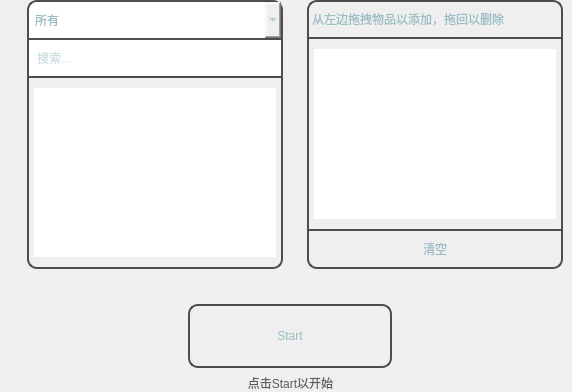
                      <widget class="QWidget" name="killerListArea" native="true">
                       <property name="styleSheet">
                        <string notr="true"/>
                       </property>
                       <layout class="QVBoxLayout" name="verticalLayout_5">
                        <property name="leftMargin">
                         <number>9</number>
                        </property>
                        <property name="topMargin">
                         <number>0</number>
                        </property>
                        <property name="rightMargin">
                         <number>0</number>
                        </property>
                        <property name="bottomMargin">
                         <number>0</number>
                        </property>
                        <item>
                         <widget class="QWidget" name="mainChooseFrame" native="true">
                          <property name="sizePolicy">
                           <sizepolicy hsizetype="Preferred" vsizetype="Preferred">
                            <horstretch>0</horstretch>
                            <verstretch>0</verstretch>
                           </sizepolicy>
                          </property>
                          <layout class="QHBoxLayout" name="horizontalLayout_7">
                           <property name="topMargin">
                            <number>0</number>
                           </property>
                           <property name="rightMargin">
                            <number>0</number>
                           </property>
                           <item>
                            <widget class="QWidget" name="chooseSearchFrame" native="true">
                             <property name="sizePolicy">
                              <sizepolicy hsizetype="Fixed" vsizetype="Preferred">
                               <horstretch>0</horstretch>
                               <verstretch>0</verstretch>
                              </sizepolicy>
                             </property>
                             <property name="minimumSize">
                              <size>
                               <width>274</width>
                               <height>0</height>
                              </size>
                             </property>
                             <property name="maximumSize">
                              <size>
                               <width>274</width>
                               <height>16777215</height>
                              </size>
                             </property>
                             <property name="styleSheet">
                              <string notr="true">QWidget#chooseSearchFrame {
	width: 277;
}</string>
                             </property>
                             <layout class="QVBoxLayout" name="verticalLayout_7">
                              <property name="spacing">
                               <number>0</number>
                              </property>
                              <property name="topMargin">
                               <number>0</number>
                              </property>
                              <property name="bottomMargin">
                               <number>0</number>
                              </property>
                              <item>
                               <widget class="QComboBox" name="killerTargetType">
                                <property name="autoFillBackground">
                                 <bool>false</bool>
                                </property>
                                <property name="styleSheet">
                                 <string notr="true">QComboBox{
	height: 36px;
	color: #99bdc3;
	font: 21px &quot;微软雅黑&quot;;
	border: 2px solid #4d4d4d;
	border-bottom: 1px solid #4d4d4d;
	border-top-left-radius: 10px;  /* 左上角 */
	border-top-right-radius: 10px;  /* 右上角 */
	border-bottom-right-radius: 0px;  /* 右下角 */
	border-bottom-left-radius: 0px;  /* 左下角 */
	margin-top: 0px;
	margin-bottom: 0px;
	padding-left: 6px;
}
QComboBox:hover{
	border: 2px solid #8a8a8a;
}

QComboBox::drop-down{
	border-image: url(:/icon/icon_resources/下拉箭头.svg);
	width: 22px;
	height: 22px;
	margin-top: 9px;
	margin-right: 10px;
}

QComboBox QAbstractItemView{
	border: 2px solid #8a8a8a;
	border-top: 1px solid #8a8a8a;
	border-top-left-radius: 0px;  /* 左上角 */
	border-top-right-radius: 0px;  /* 右上角 */
	border-bottom-right-radius: 10px;  /* 右下角 */
	border-bottom-left-radius: 10px;  /* 左下角 */
	outline: none;
	color: #cccccc;
	font: 21px &quot;微软雅黑&quot;;
	background: #272626;
	padding: 12px 6px 12px 6px;
}

QComboBox QAbstractItemView::item{
	border: none;
	outline: none;
	height: 36px;
	border-radius: 10px;
	background: #272626;
}
QComboBox QAbstractItemView::item:selected{
	border-radius: 10px;
	background: #313131;
}
QComboBox QAbstractItemView::item:hover{
	border-radius: 10px;
	background: #4D4D4D;
}</string>
                                </property>
                                <property name="frame">
                                 <bool>true</bool>
                                </property>
                                <item>
                                 <property name="text">
                                  <string>所有</string>
                                 </property>
                                </item>
                                <item>
                                 <property name="text">
                                  <string>祭品</string>
                                 </property>
                                </item>
                                <item>
                                 <property name="text">
                                  <string>配件</string>
                                 </property>
                                </item>
                               </widget>
                              </item>
                              <item>
                               <widget class="QLineEdit" name="searchKillerItem">
                                <property name="sizePolicy">
                                 <sizepolicy hsizetype="Preferred" vsizetype="Fixed">
                                  <horstretch>0</horstretch>
                                  <verstretch>0</verstretch>
                                 </sizepolicy>
                                </property>
                                <property name="styleSheet">
                                 <string notr="true">QLineEdit {
	height: 36px;
	margin-bottom: 0px;
	border: 2px solid #4d4d4d;
	border-top: 1px solid #4d4d4d;
	border-bottom: 1px solid #4d4d4d;
	color: #99bdc3;
	font: 21px &quot;微软雅黑&quot;;
	padding-left: 6px;
	padding-right: 6px;
}

QLineEdit:hover {
	border-color: #8a8a8a
}</string>
                                </property>
                                <property name="inputMask">
                                 <string/>
                                </property>
                                <property name="text">
                                 <string/>
                                </property>
                                <property name="placeholderText">
                                 <string>搜索...</string>
                                </property>
                               </widget>
                              </item>
                              <item>
                               <widget class="QListWidget" name="killerChooseList">
                                <property name="sizePolicy">
                                 <sizepolicy hsizetype="Preferred" vsizetype="Expanding">
                                  <horstretch>0</horstretch>
                                  <verstretch>0</verstretch>
                                 </sizepolicy>
                                </property>
                                <property name="styleSheet">
                                 <string notr="true">QListWidget{
	border: 2px solid #4d4d4d;
	border-top: 1px solid #4d4d4d;
	border-top-left-radius: 0px;  /* 左上角 */
	border-top-right-radius: 0px;  /* 右上角 */
	border-bottom-right-radius: 10px;  /* 右下角 */
	border-bottom-left-radius: 10px;  /* 左下角 */
	margin-top: 0px;
	padding: 10px 5px 10px 5px;
}


QListWidget:focus {
	outline: none;
}
QListWidget::dropIndicator {
	color: #3d3d3d;
}
QListWidget::item{
	color: #99bdc3;
	height: 80px;
	margin-bottom: 5px;
	margin-top: 5px;
	border-radius: 10px;
	border: 1px solid #4d4d4d;
	opacity: 0.5;
	padding-left: 20px;
}
QListWidget::item:hover {
	background: #4d4d4d;
}

/*QListWidget::item:selected {
	border-radius: 10px;
	border: 1px solid #808080;
	background: #313131;
}*/

QScrollBar:vertical {
    width: 7px;
    background: #272626;
	margin: 10px 0px 10px 3px;
    border-radius: 2px;
}

QScrollBar::handle:vertical {
    background: gray;
    border-radius: 2px;
}

QScrollBar::handle:vertical:hover {
    background: darkgray;
}

QScrollBar::add-line:vertical, QScrollBar::sub-line:vertical {
	background: none;
	height: 0px;
	width: 0px;
}

QScrollBar::add-page:vertical, QScrollBar::sub-page:vertical {
	background: none;
}</string>
                                </property>
                                <property name="horizontalScrollBarPolicy">
                                 <enum>Qt::ScrollBarAlwaysOff</enum>
                                </property>
                                <property name="dragEnabled">
                                 <bool>true</bool>
                                </property>
                                <property name="dragDropMode">
                                 <enum>QAbstractItemView::DragDrop</enum>
                                </property>
                                <property name="defaultDropAction">
                                 <enum>Qt::MoveAction</enum>
                                </property>
                                <property name="iconSize">
                                 <size>
                                  <width>80</width>
                                  <height>80</height>
                                 </size>
                                </property>
                                <property name="textElideMode">
                                 <enum>Qt::ElideLeft</enum>
                                </property>
                                <property name="sortingEnabled">
                                 <bool>false</bool>
                                </property>
                               </widget>
                              </item>
                             </layout>
                            </widget>
                           </item>
                           <item>
                            <widget class="QWidget" name="targetFrame" native="true">
                             <property name="sizePolicy">
                              <sizepolicy hsizetype="Fixed" vsizetype="Preferred">
                               <horstretch>0</horstretch>
                               <verstretch>0</verstretch>
                              </sizepolicy>
                             </property>
                             <property name="minimumSize">
                              <size>
                               <width>274</width>
                               <height>0</height>
                              </size>
                             </property>
                             <property name="maximumSize">
                              <size>
                               <width>274</width>
                               <height>16777215</height>
                              </size>
                             </property>
                             <property name="styleSheet">
                              <string notr="true">QWidget#targetFrame {
	width: 277;
}</string>
                             </property>
                             <layout class="QVBoxLayout" name="verticalLayout_6">
                              <property name="spacing">
                               <number>0</number>
                              </property>
                              <property name="leftMargin">
                               <number>9</number>
                              </property>
                              <property name="topMargin">
                               <number>0</number>
                              </property>
                              <property name="rightMargin">
                               <number>9</number>
                              </property>
                              <property name="bottomMargin">
                               <number>0</number>
                              </property>
                              <item>
                               <widget class="QLabel" name="chooseTargetHint">
                                <property name="sizePolicy">
                                 <sizepolicy hsizetype="Preferred" vsizetype="Fixed">
                                  <horstretch>0</horstretch>
                                  <verstretch>0</verstretch>
                                 </sizepolicy>
                                </property>
                                <property name="minimumSize">
                                 <size>
                                  <width>0</width>
                                  <height>38</height>
                                 </size>
                                </property>
                                <property name="styleSheet">
                                 <string notr="true">font: 9pt &quot;微软雅黑&quot;;
color: #99bdc3;
height: 50px;

border-top-left-radius: 10px;  /* 左上角 */
border-top-right-radius: 10px;  /* 右上角 */
border-bottom-right-radius: 0px;  /* 右下角 */
border-bottom-left-radius: 0px;  /* 左下角 */
border: 2px solid #4d4d4d;
border-bottom: 1px solid #4d4d4d;</string>
                                </property>
                                <property name="text">
                                 <string>&lt;html&gt;&lt;head/&gt;&lt;body&gt;&lt;p&gt;从左边拖拽物品以添加，拖回以删除&lt;/p&gt;&lt;/body&gt;&lt;/html&gt;</string>
                                </property>
                               </widget>
                              </item>
                              <item>
                               <widget class="QListWidget" name="killerTargetList">
                                <property name="sizePolicy">
                                 <sizepolicy hsizetype="Preferred" vsizetype="Expanding">
                                  <horstretch>0</horstretch>
                                  <verstretch>0</verstretch>
                                 </sizepolicy>
                                </property>
                                <property name="styleSheet">
                                 <string notr="true">QListWidget{
	border: 2px solid #4d4d4d;
	border-top: 1px solid #4d4d4d;
	border-bottom: 1px solid #4d4d4d;
	padding: 10px 5px 10px 5px;
}

QListWidget:focus {
	outline: none;
}
QListWidget::dropIndicator {
	color: #3d3d3d;
}
QListWidget::item{
	color: #99bdc3;
	height: 80px;
	margin-bottom: 5px;
	margin-top: 5px;
	border-radius: 10px;
	border: 1px solid #4d4d4d;
	opacity: 0.5;
	padding-left: 20px;
}
QListWidget::item:hover {
	background: #4d4d4d;
}

QListWidget::item:selected {
	border-radius: 10px;
	border: 1px solid #808080;
	background: #313131;
}

QScrollBar:vertical {
    width: 7px;
    background: #272626;
	margin: 10px 0px 10px 3px;
    border-radius: 2px;
}

QScrollBar::handle:vertical {
    background: gray;
    border-radius: 2px;
}

QScrollBar::handle:vertical:hover {
    background: darkgray;
}

QScrollBar::add-line:vertical, QScrollBar::sub-line:vertical {
	background: none;
	height: 0px;
	width: 0px;
}

QScrollBar::add-page:vertical, QScrollBar::sub-page:vertical {
	background: none;
}</string>
                                </property>
                                <property name="dragEnabled">
                                 <bool>true</bool>
                                </property>
                                <property name="dragDropMode">
                                 <enum>QAbstractItemView::DragDrop</enum>
                                </property>
                                <property name="defaultDropAction">
                                 <enum>Qt::MoveAction</enum>
                                </property>
                                <property name="iconSize">
                                 <size>
                                  <width>80</width>
                                  <height>80</height>
                                 </size>
                                </property>
                               </widget>
                              </item>
                              <item>
                               <widget class="QPushButton" name="emptyTargetButtom">
                                <property name="sizePolicy">
                                 <sizepolicy hsizetype="Preferred" vsizetype="Fixed">
                                  <horstretch>0</horstretch>
                                  <verstretch>0</verstretch>
                                 </sizepolicy>
                                </property>
                                <property name="styleSheet">
                                 <string notr="true">QPushButton{
	height: 36px;

	border-top-left-radius: 0px;  /* 左上角 */
	border-top-right-radius: 0px;  /* 右上角 */
	border-bottom-right-radius: 10px;  /* 右下角 */
	border-bottom-left-radius: 10px;  /* 左下角 */
	border: 2px solid #4d4d4d;
	border-top: 1px solid #4d4d4d;
	font: 21px &quot;微软雅黑&quot;;
	color: #99BDC3;
	margin-top: 0px;
	margin-bottom: 0px;
}

QPushButton:hover{
	background: #4d4d4d;
}

QPushButton:pressed{
	background: #3d3d3d
}</string>
                                </property>
                                <property name="text">
                                 <string>清空</string>
                                </property>
                               </widget>
                              </item>
                             </layout>
                            </widget>
                           </item>
                          </layout>
                         </widget>
                        </item>
                        <item alignment="Qt::AlignHCenter">
                         <widget class="QPushButton" name="killerStart">
                          <property name="sizePolicy">
                           <sizepolicy hsizetype="Fixed" vsizetype="Fixed">
                            <horstretch>0</horstretch>
                            <verstretch>0</verstretch>
                           </sizepolicy>
                          </property>
                          <property name="styleSheet">
                           <string notr="true">QPushButton{
	height: 60px;
	width: 120px;
	border-radius: 10px;
	border: 2px solid #4d4d4d;
	font: 25px &quot;微软雅黑&quot;;
	color: #99BDC3;
	margin-top: 20px;
	margin-bottom: 0px;
	width: 200px;
}

QPushButton:hover{
	background: #4d4d4d;
}

QPushButton:pressed{
	background: #3d3d3d
}</string>
                          </property>
                          <property name="text">
                           <string>Start</string>
                          </property>
                         </widget>
                        </item>
                        <item>
                         <widget class="QLabel" name="killerStopHint">
                          <property name="sizePolicy">
                           <sizepolicy hsizetype="Preferred" vsizetype="Fixed">
                            <horstretch>0</horstretch>
                            <verstretch>0</verstretch>
                           </sizepolicy>
                          </property>
                          <property name="styleSheet">
                           <string notr="true">QLabel{
	margin-left: 20px;
	margin-right: 20px;
	color: #5d5d5d;
	font: 16px &quot;微软雅黑&quot;;
}</string>
                          </property>
                          <property name="text">
                           <string>点击Start以开始</string>
                          </property>
                          <property name="textFormat">
                           <enum>Qt::AutoText</enum>
                          </property>
                          <property name="alignment">
                           <set>Qt::AlignCenter</set>
                          </property>
                         </widget>
                        </item>
                       </layout>
                      </widget>
